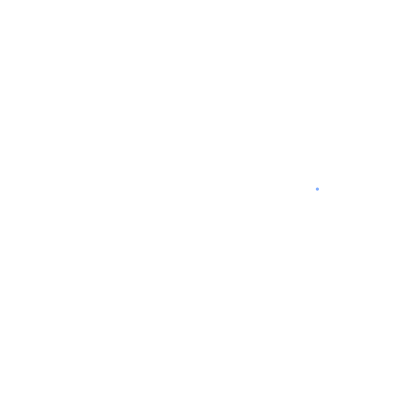
Frame 1 (no input)
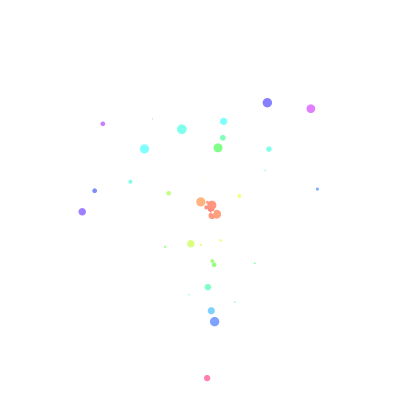
Frame 60 (the mouse pressed at the canvas centre just before this capture)
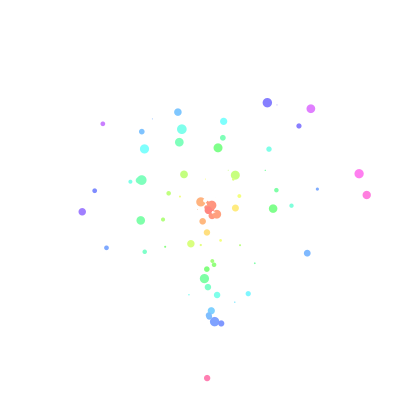
Frame 120 (the mouse held since frame 60 and released just before this capture)

The Processing sketch that drew these frames (run headless with seeded random() and noise(); from frame 60 on, the mouse is pressed at the canvas centre):

// Processing sketch: processing_100743
// ── processing_100743.pde

float x;
float y;

float t = 0;
float R = 10;

float r = 10;

void setup() {
  size(420, 420);
  colorMode(HSB, 360, 100, 100);
  background(360);
  smooth();
  noStroke();

  frameRate(500);
}

void draw() {
  R = random(10);
  t = random(TWO_PI);

  pushMatrix();
  translate(width/2, height/2);

  calc(t);

  noStroke();
  if (random(1) > 0.3) {
    r = random(10);
    fill(mag(x, y)*2, 50, 100);
  } else {
    r = random(5);
    fill(360);
  }
  ellipse(x, y, r, r);

  popMatrix();
}

void calc(float t) {
  // t = 0 -> x = 210 , y = 160
  x = R *(16 * sin(t) * sin(t) * sin(t)) + random(-5, 5);
  y = -1 * R * (13 * cos(t) - 5 * cos(2*t) - 2 * cos(3 * t) - cos(4 * t) ) +  random(-5, 5);
}
